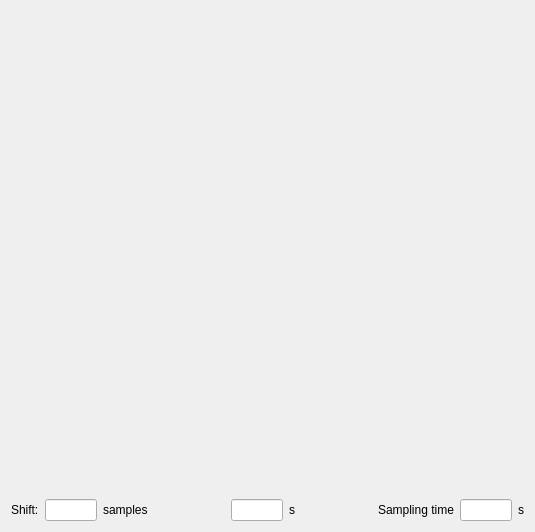
<?xml version="1.0" encoding="UTF-8"?>
<ui version="4.0">
 <class>Dialog</class>
 <widget class="QDialog" name="Dialog">
  <property name="geometry">
   <rect>
    <x>0</x>
    <y>0</y>
    <width>535</width>
    <height>532</height>
   </rect>
  </property>
  <property name="windowTitle">
   <string>Dialog</string>
  </property>
  <property name="modal">
   <bool>true</bool>
  </property>
  <layout class="QVBoxLayout" name="verticalLayout">
   <item>
    <widget class="MplWidget" name="mpl_widget" native="true">
     <property name="enabled">
      <bool>true</bool>
     </property>
     <property name="sizePolicy">
      <sizepolicy hsizetype="Preferred" vsizetype="Expanding">
       <horstretch>0</horstretch>
       <verstretch>0</verstretch>
      </sizepolicy>
     </property>
    </widget>
   </item>
   <item>
    <layout class="QHBoxLayout" name="horizontalLayout">
     <item>
      <widget class="QLabel" name="label">
       <property name="text">
        <string>Shift:</string>
       </property>
      </widget>
     </item>
     <item>
      <widget class="QLineEdit" name="shiftSamplesLineEdit">
       <property name="enabled">
        <bool>true</bool>
       </property>
       <property name="sizePolicy">
        <sizepolicy hsizetype="Maximum" vsizetype="Fixed">
         <horstretch>0</horstretch>
         <verstretch>0</verstretch>
        </sizepolicy>
       </property>
       <property name="maximumSize">
        <size>
         <width>52</width>
         <height>16777215</height>
        </size>
       </property>
       <property name="readOnly">
        <bool>true</bool>
       </property>
      </widget>
     </item>
     <item>
      <widget class="QLabel" name="label_2">
       <property name="text">
        <string>samples</string>
       </property>
      </widget>
     </item>
     <item>
      <spacer name="horizontalSpacer">
       <property name="orientation">
        <enum>Qt::Horizontal</enum>
       </property>
       <property name="sizeHint" stdset="0">
        <size>
         <width>40</width>
         <height>20</height>
        </size>
       </property>
      </spacer>
     </item>
     <item>
      <widget class="QLineEdit" name="shiftSecondsLineEdit">
       <property name="sizePolicy">
        <sizepolicy hsizetype="Maximum" vsizetype="Fixed">
         <horstretch>0</horstretch>
         <verstretch>0</verstretch>
        </sizepolicy>
       </property>
       <property name="maximumSize">
        <size>
         <width>52</width>
         <height>16777215</height>
        </size>
       </property>
       <property name="readOnly">
        <bool>true</bool>
       </property>
      </widget>
     </item>
     <item>
      <widget class="QLabel" name="label_3">
       <property name="text">
        <string>s</string>
       </property>
      </widget>
     </item>
     <item>
      <spacer name="horizontalSpacer_2">
       <property name="orientation">
        <enum>Qt::Horizontal</enum>
       </property>
       <property name="sizeHint" stdset="0">
        <size>
         <width>40</width>
         <height>20</height>
        </size>
       </property>
      </spacer>
     </item>
     <item>
      <widget class="QLabel" name="label_5">
       <property name="text">
        <string>Sampling time</string>
       </property>
      </widget>
     </item>
     <item>
      <widget class="QLineEdit" name="samplingTimeLineEdit">
       <property name="sizePolicy">
        <sizepolicy hsizetype="Maximum" vsizetype="Fixed">
         <horstretch>0</horstretch>
         <verstretch>0</verstretch>
        </sizepolicy>
       </property>
       <property name="maximumSize">
        <size>
         <width>52</width>
         <height>16777215</height>
        </size>
       </property>
       <property name="readOnly">
        <bool>true</bool>
       </property>
      </widget>
     </item>
     <item>
      <widget class="QLabel" name="label_4">
       <property name="text">
        <string>s</string>
       </property>
      </widget>
     </item>
    </layout>
   </item>
  </layout>
 </widget>
 <customwidgets>
  <customwidget>
   <class>MplWidget</class>
   <extends>QWidget</extends>
   <header>GUI.Tools.mplwidget.h</header>
   <container>1</container>
  </customwidget>
 </customwidgets>
 <resources/>
 <connections/>
</ui>
